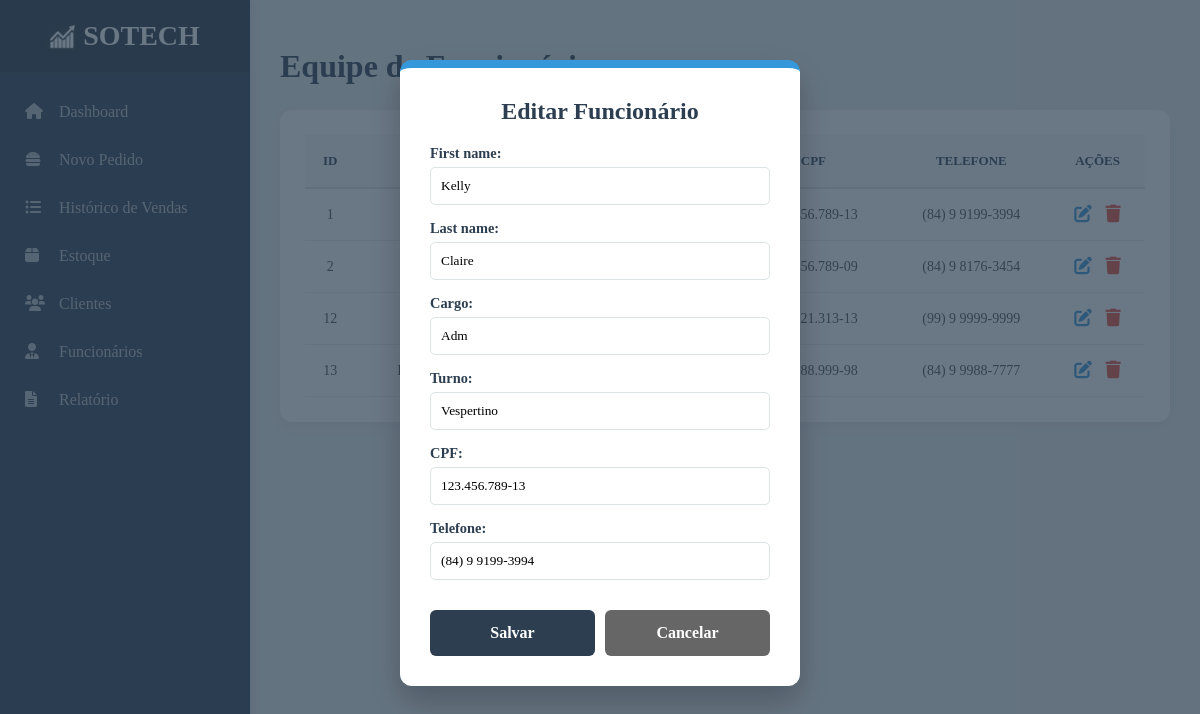
The app's page /funcionario_editar/1/ with its own data.
### core/models.py (models this page shows, shortened)
class Funcionario(AbstractUser):
    cargo = models.CharField("Cargo", max_length=50)
    turno = models.CharField("Turno", max_length=30)
    cpf = models.CharField("CPF", max_length=14)
    telefone = models.CharField("Telefone", max_length=16, default="")

### core/views.py (the view)
# urls.py: path("funcionario_editar/<str:id>/",funcionario_editar,name="funcionario_editar"),
def funcionario_editar(request, id):
    funcionario = Funcionario.objects.get(pk=id)
    form = FuncionarioForm(request.POST or None, instance=funcionario)
    if form.is_valid():
        form.save()
        return redirect("funcionarios")
    context = {
        "form": form,
        "funcionarios": Funcionario.objects.all(),
        "funcionario_edit": funcionario,
        "edit": True,
    }
    return render(request, "html/funcionarios.html", context)

### core/forms.py
class FuncionarioForm(forms.ModelForm):
    class Meta:
        model = Funcionario
        fields = ['first_name', 'last_name', 'cargo', 'turno', 'cpf', 'telefone']

### core/templates/html/funcionarios.html (shortened to what this page needs)
{% extends 'base.html' %}
{% load static %}
{% block estilo %}
  <link rel="stylesheet" href="{% static 'style/style_funcionarios.css' %}?{% now 'U' %}" />
{% endblock %}
{% block conteudo %}
  <main class="main-content">
    <header class="main-header">
      <h1>Equipe de Funcionários</h1>
    </header>
    <div class="table-card">
      <table class="funcionarios-table">
        <thead>
          <tr>
            <th>ID</th>
            <th>Nome</th>
            <th>Cargo</th>
            <th>Turno</th>
            <th>CPF</th>
            <th>Telefone</th>
            <th>Ações</th>
          </tr>
        </thead>
        <tbody>
          {% for funcionario in funcionarios %}
            <tr>
              <td>{{ funcionario.id }}</td>
              <td>{{ funcionario.first_name }} {{ funcionario.last_name }}</td>
              <td>{{ funcionario.cargo }}</td>
              <td>{{ funcionario.turno }}</td>
              <td>{{ funcionario.cpf }}</td>
              <td>{{ funcionario.telefone }}</td>
              <td>
                <a class="btn-edit" href="{% url 'funcionario_editar' funcionario.pk %}"><i class="fas fa-edit"></i></a>
                <a class="btn-delete" href="{% url 'funcionario_remover' funcionario.pk %}"><i class="fas fa-trash"></i></a>
              </td>
            </tr>
          {% endfor %}
        </tbody>
      </table>
    </div>
  </main>
  <div id="modalFuncionario" class="modal">
    <div class="modal-content">
      <h2>Editar Funcionário</h2>
      <form method="post" action="{% if funcionario_edit %}{% url 'funcionario_editar' funcionario_edit.pk %}{% endif %}">
        {{ form.as_p }}
        <div class="form-buttons">
          <button type="submit" class="btn-save">Salvar</button>
          <button type="button" class="btn-cancel" onclick="window.location.href='{% url 'funcionarios' %}'">Cancelar</button>
        </div>
      </form>
    </div>
  </div>
{% endblock %}

### core/static/style/global.css (style rules this page uses)
:root { --primary: #2C3E50; --secondary: #3498DB; --success: #2ECC71; --warning: #F1C40F; --danger: #E74C3C; --bg: #ECF0F1; --white: #FFFFFF; --text: #2C3E50; --border: #DCE4E6; }

### core/static/style/style_funcionarios.css (style rules this page uses)
* { margin: 0; padding: 0; box-sizing: border-box; font-family: 'Rajdhani', Rajdhani-serif; }
body { display: flex; background-color: var(--bg); color: var(--text); min-height: 100vh; }
.main-content { flex: 1; padding: 30px; margin-left: 250px; width: calc(100% - 250px); }
.main-header { display: flex; justify-content: space-between; align-items: center; margin-bottom: 25px; }
.table-card { background: var(--white); padding: 25px; border-radius: 12px; box-shadow: 0 4px 12px rgba(0, 0, 0, 0.05); width: 100%; }
.funcionarios-table { width: 100%; border-collapse: collapse; table-layout: fixed; }
.funcionarios-table thead { background-color: #F8F9FA; }
.funcionarios-table th { padding: 18px; text-align: center; font-size: 13px; font-weight: bold; text-transform: uppercase; color: var(--primary); border-bottom: 2px solid var(--border); }
.funcionarios-table td { padding: 15px; border-bottom: 1px solid #EEE; text-align: center; vertical-align: middle; word-wrap: break-word; font-size: 14px; color: #4A4A4A; }
.funcionarios-table th:nth-child(1), .funcionarios-table td:nth-child(1) { width: 8%; }
.funcionarios-table th:nth-child(2), .funcionarios-table td:nth-child(2) { width: 25%; }
.funcionarios-table th:nth-child(3), .funcionarios-table td:nth-child(3) { width: 20%; }
.funcionarios-table th:nth-child(4), .funcionarios-table td:nth-child(4) { width: 15%; }
.funcionarios-table th:nth-child(5), .funcionarios-table td:nth-child(5) { width: 25%; }
.funcionarios-table th:nth-child(6), .funcionarios-table td:nth-child(6) { width: 25%; }
.funcionarios-table th:nth-child(7), .funcionarios-table td:nth-child(7) { width: 15%; }
.btn-edit { color: var(--secondary); background: none; border: none; cursor: pointer; margin-right: 10px; font-size: 1.1rem; transition: 0.2s; }
.btn-delete { color: var(--danger); background: none; border: none; cursor: pointer; font-size: 1.1rem; transition: 0.2s; }
.modal { display: none; position: fixed; z-index: 1000; left: 0; top: 0; width: 100%; height: 100%; background: rgba(44, 62, 80, 0.7); overflow-y: auto; -webkit-overflow-scrolling: touch; }
.modal-content { background: var(--white); margin: 5% auto 40px; padding: 30px; width: 400px; max-width: 90%; max-height: 85vh; overflow-y: auto; border-radius: 12px; border-top: 8px solid var(--secondary); box-shadow: 0 15px 30px rgba(0,0,0,0.2); }
.modal-content h2 { color: var(--primary); margin-bottom: 20px; text-align: center; }
.modal-content label { display: block; margin-bottom: 5px; font-size: 0.9rem; font-weight: 600; }
.modal-content input, .modal-content select { width: 100%; padding: 10px; margin-bottom: 15px; border: 1px solid var(--border); border-radius: 5px; outline: none; }
.form-buttons { display: flex; gap: 10px; margin-top: 15px; }
.btn-save { background: var(--primary); color: white; border: none; padding: 14px; width: 100%; border-radius: 6px; cursor: pointer; font-weight: bold; font-size: 1rem; transition: 0.3s; }
.btn-cancel { background: #666; color: white; border: none; padding: 14px; width: 100%; border-radius: 6px; cursor: pointer; font-weight: bold; font-size: 1rem; transition: 0.3s; }

### records on screen
Funcionario: id "1", cpf "123.456.789-13", telefone "(84) 9 9199-3994", first_name "Kelly", last_name "Claire", cargo "Adm", turno "Vespertino"
Funcionario: id "2", cpf "123.456.789-09", telefone "(84) 9 8176-3454"
Funcionario: id "12", cpf "123.121.313-13", telefone "(99) 9 9999-9999"
Funcionario: id "13", cpf "887.788.999-98", telefone "(84) 9 9988-7777"
